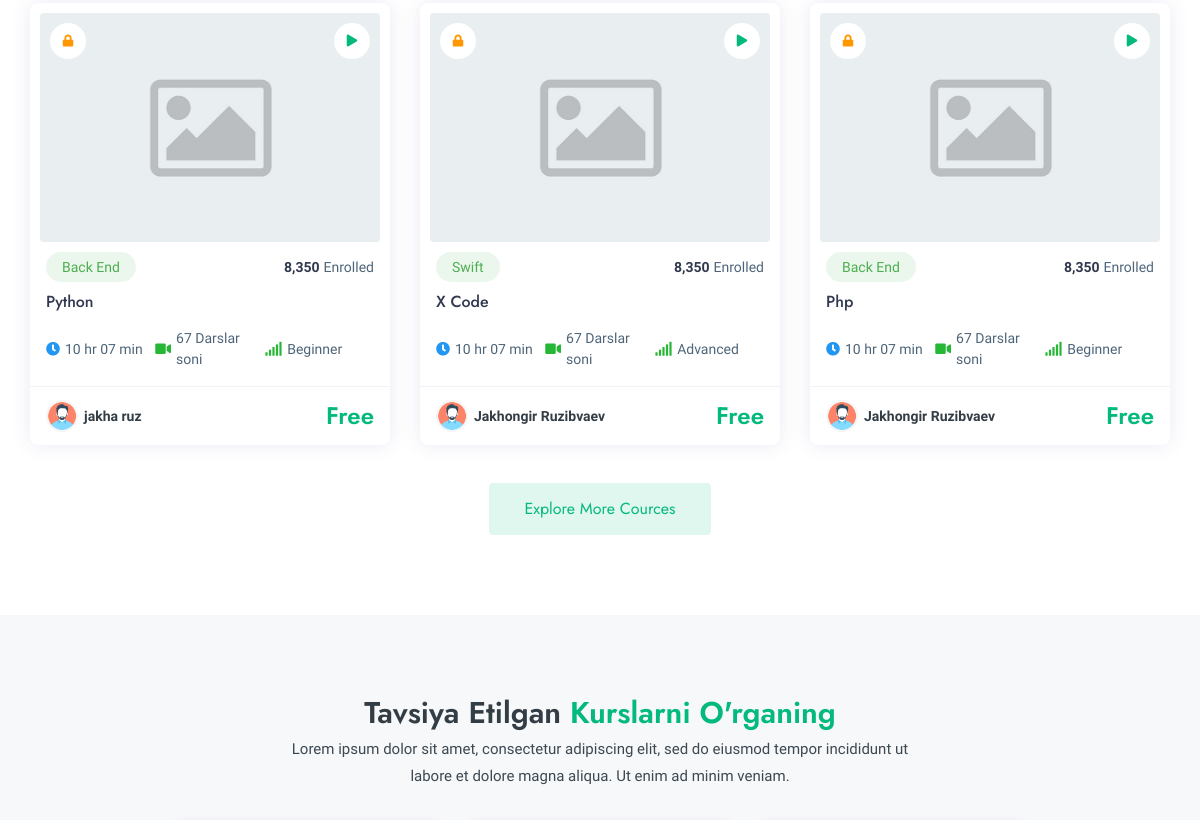
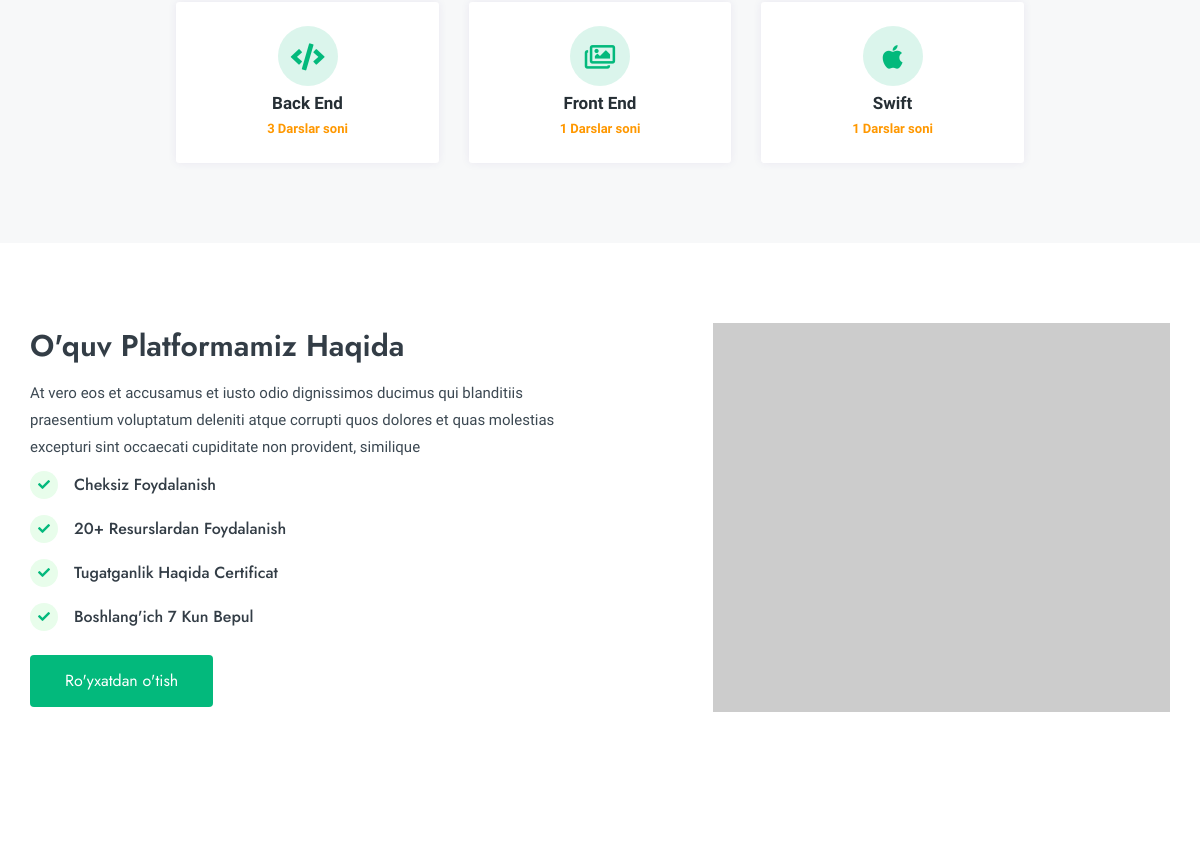
Before: / (middle part) with the older database file (2 pictures, top to bottom).
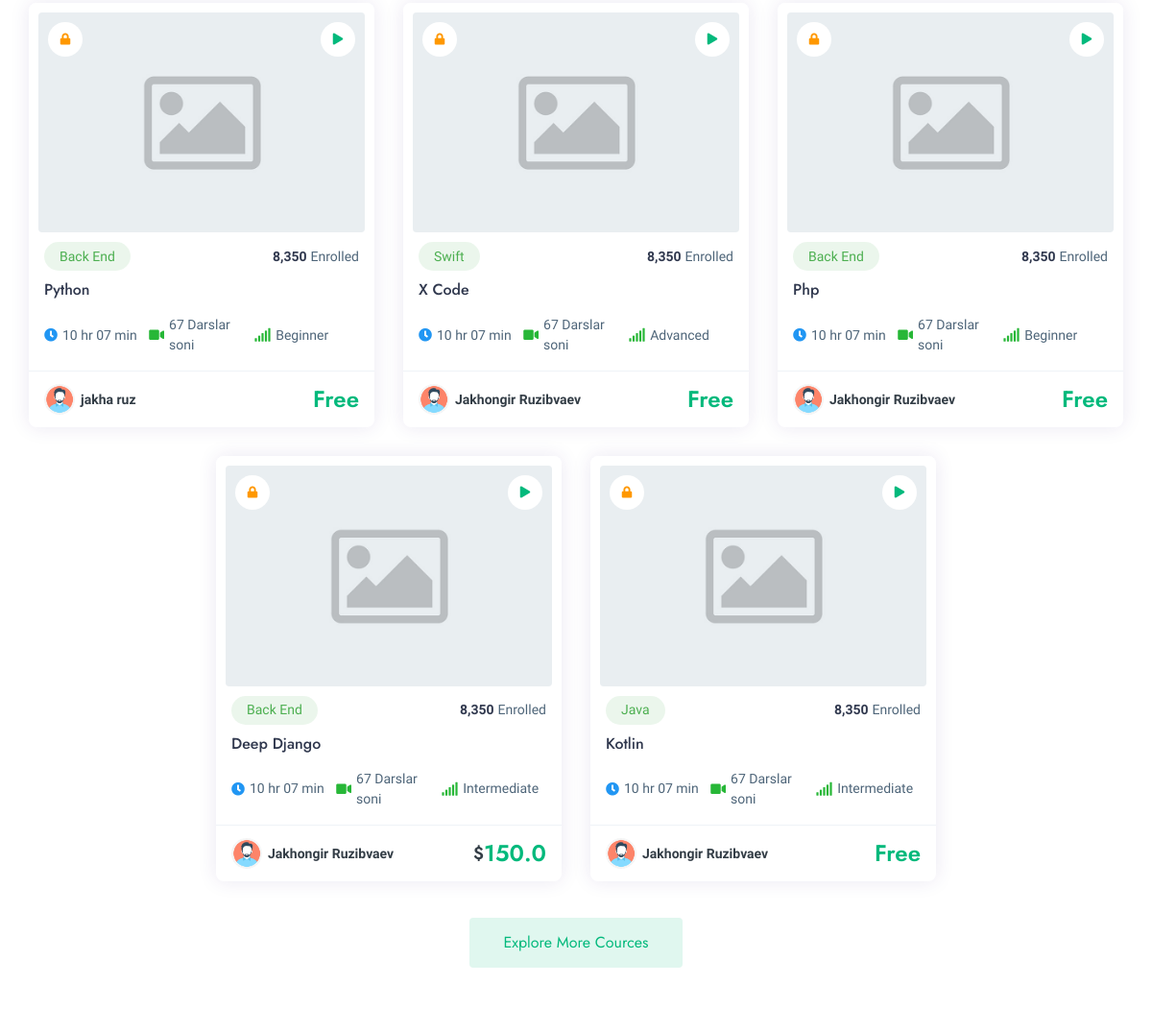
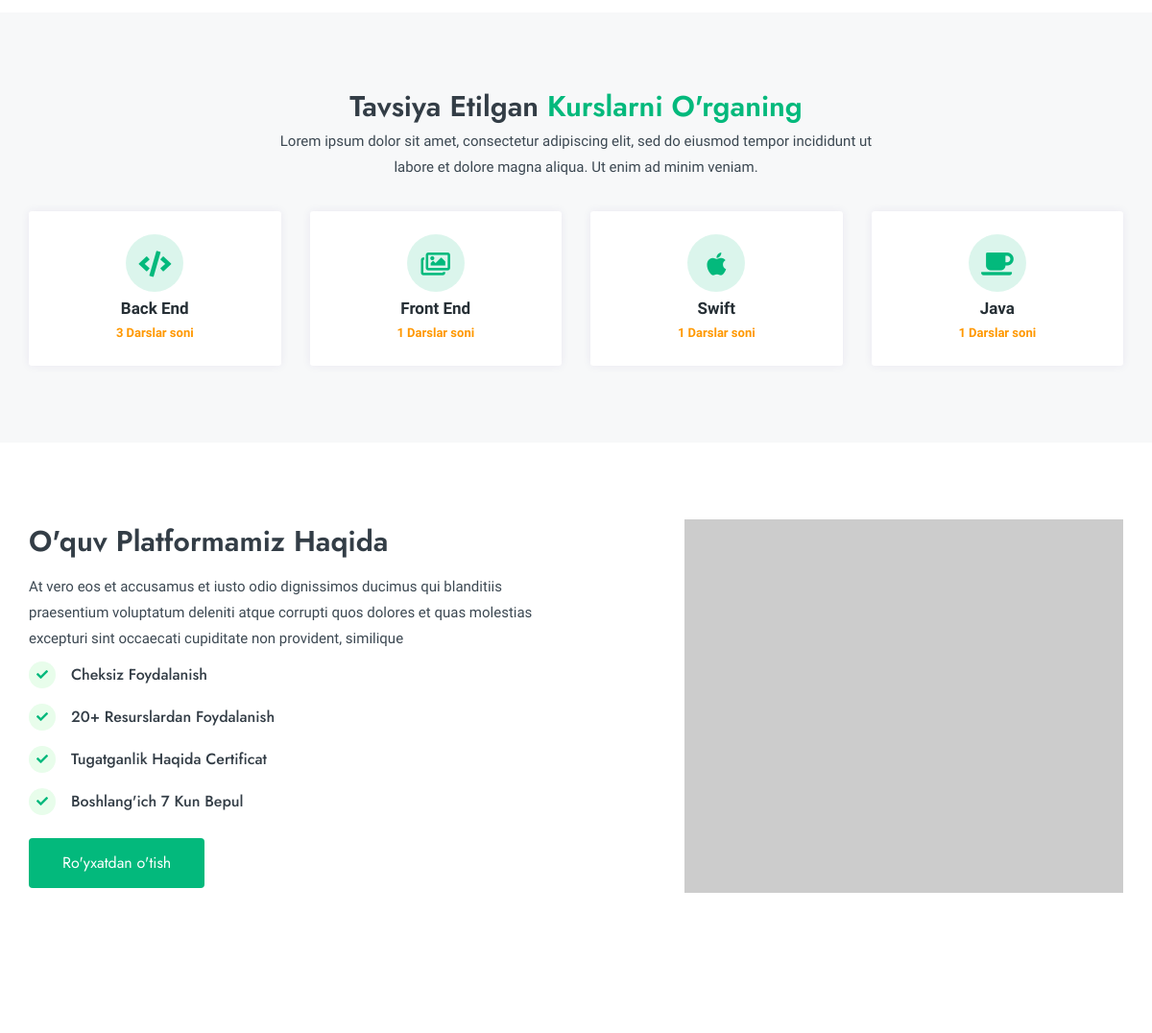
After: the same page with the newer database file (2 pictures, top to bottom).
### academy/models.py (models this page shows, shortened)
class Course(models.Model):
    categories = models.ForeignKey(Category, on_delete=models.CASCADE)
    title = models.CharField(max_length=100)
    description = models.TextField()
    rate = models.FloatField(default=0, validators=[
        MinValueValidator(0.0), MaxValueValidator(5.0)], editable=False)
    overview = models.TextField(blank=True, null=True)
    requirements = models.TextField(blank=True, null=True)
    level = models.CharField(max_length=100, blank=True, null=True, choices=[(
        'Beginner', 'Beginner'), ('Intermediate', 'Intermediate'), ('Advanced', 'Advanced')])
    course_include = models.TextField(blank=True, null=True)
    price = models.FloatField(default=0)
    preview_image = models.ImageField(
        upload_to='course_image/', blank=True, null=True, help_text='Image size should be at least 1200x800')
    author = models.ForeignKey(Instructor, on_delete=models.CASCADE)
    is_active = models.BooleanField(default=False)

class Category(models.Model):
    title = models.CharField(max_length=200)
    icon = models.CharField(
        max_length=25, help_text='https://www.w3schools.com/icons/fontawesome5_icons_alert.asp  https://fontawesome.ru/cheatsheet/\n\tExapmle: fa fa-code')
    number_of_courses = models.IntegerField(default=0)
    is_active = models.BooleanField(default=False)
    def get_image_preview(self):
        if self.icon:
            return mark_safe('<i class="%s"></i>' % self.icon)
        else:
            return 'Image not found'
    def get_count_of_courses_in_category(self):
        return Course.objects.filter(categories=self).count()
    get_image_preview.short_description = 'image'
    get_count_of_courses_in_category.short_description = 'Number of courses'
    number_of_courses = get_count_of_courses_in_category
    def __str__(self):
        return self.title

class Instructor(models.Model):
    firstname = models.CharField(max_length=150)
    lastname = models.CharField(max_length=150)
    email = models.EmailField(max_length=254)
    avatar = models.ImageField(upload_to='avatars/')
    short_description = models.TextField()
    tutor_rating = models.FloatField(default=0, validators=[
        MinValueValidator(0.0), MaxValueValidator(5.0)])
    instagram = models.URLField(blank=True)
    facebook = models.URLField(blank=True)
    linked_in = models.URLField(blank=True)
    git_hub = models.URLField(blank=True)
    portfolio = models.URLField(blank=True)
    registration_date = models.DateTimeField(default=datetime.now())
    def __str__(self):
        return self.firstname + ' ' + self.lastname

### academy/views.py (the view)
# urls.py: path('', views.IndexListView.as_view(), name='index'),
class IndexListView(ListView):
    template_name = 'academy/index.html'
    model = Course
    context_object_name = 'courses'
    def get_context_data(self, **kwargs):
        context = super().get_context_data(**kwargs)
        context['categories'] = Category.objects.all()
        return context
    def get_queryset(self, **kwargs):
        return Course.objects.filter(is_active = True)

### templates/academy/index.html (shortened to what this page needs)
{% extends "academy/base.html" %}
{% load static %}
{% block content %}
			<section>
				<div class="container">
					<div class="row justify-content-center">
						{% if courses %}
							{% for course in courses %}
								<div class="col-xl-4 col-lg-4 col-md-6 col-sm-12">
									<div class="crs_grid">
										<div class="crs_grid_thumb">
											<a href="{% url 'course-detail' course.author.id %}" class="crs_detail_link">
												<img src="{{ course.preview_image.url }}" class="img-fluid rounded" alt="" />
											</a>
											<div class="crs_video_ico">
												<i class="fa fa-play"></i>
											</div>
											<div class="crs_locked_ico">
												<i class="fa fa-lock"></i>
											</div>
										</div>
										<div class="crs_grid_caption">
											<div class="crs_flex">
												<div class="crs_fl_first">
														<div class="crs_cates cl_8"><span>{{ course.categories }}</span></div>
												</div>
												<div class="crs_fl_last">
													<div class="crs_inrolled"><strong>8,350</strong>Enrolled</div>
												</div>
											</div>
											<div class="crs_title">
												<h4>
													<a href="{% url 'course-detail' course.id %}" class="crs_title_link">
														{{ course.title }}
													</a>
												</h4>
											</div>
											<div class="crs_info_detail">
												<ul>
													<li><i class="fa fa-clock text-info"></i><span>10 hr 07 min</span></li>
													<li><i class="fa fa-video text-success"></i><span>67 Darslar soni</span></li>
													<li><i class="fa fa-signal text-success "></i><span>{{ course.level }}</span></li>
												</ul>
											</div>
										</div>
										<div class="crs_grid_foot">
											<div class="crs_flex">
												<div class="crs_fl_first">
													<div class="crs_tutor">
														<div class="crs_tutor_thumb">
															<a href="{% url 'instructor-detail' course.author.id %}">
																<img src="{{course.author.avatar.url}}" class="img-fluid circle" alt="" />
															</a>
														</div>
														<div class="crs_tutor_name">
															<a href="{% url 'instructor-detail' course.author.id %}">
																{{ course.author }}
															</a>
														</div>
													</div>
												</div>
												<div class="crs_fl_last">
													<div class="crs_price">
														<h2>
															{% if  course.price != 0 %}
																<span class="currency">$</span>
																<span class="theme-cl">{{ course.price }}</span>
															{% else %}
																<span class="theme-cl">Free</span>
															{% endif %}
														</h2>
													</div>
												</div>
											</div>
										</div>
									</div>
								</div>
							{% endfor %}
						{% else %}
							<p>not found</p>
						{% endif %}
					</div>
					<div class="row justify-content-center">
						<div class="col-lg-7 col-md-8 mt-2">
							<div class="text-center">
								<a href="{% url 'list-layout-with-sidebar' %}" class="btn btn-md theme-bg-light theme-cl">
									Explore More Cources
								</a>
							</div>
						</div>
					</div>
				</div>
			</section>
			<section class="min gray">
				<div class="container">
					<div class="row justify-content-center">
						<div class="col-lg-7 col-md-8">
							<div class="sec-heading center">
								<h2>Tavsiya Etilgan<span class="theme-cl"> Kurslarni O'rganing </span></h2>
								<p>Lorem ipsum dolor sit amet, consectetur adipiscing elit, sed do eiusmod tempor incididunt ut labore et dolore magna aliqua. Ut enim ad minim veniam.</p>
							</div>
						</div>
					</div>
					<div class="row justify-content-center">
						{% if categories %}
							{% for category in categories %}
								{% if category.is_active == True %}
									<div class="col-xl-3 col-lg-4 col-md-4 col-sm-6">
										<div class="crs_cate_wrap style_2">
											<a href="{% url 'list-layout-with-sidebar' %}" class="crs_cate_box">
												<div class="crs_cate_icon"><i class="{{category.icon}}"></i></div>
												<div class="crs_cate_caption"><span>{{ category.title }}</span></div>
												<div class="crs_cate_count"><span>{{ category.number_of_courses }} Darslar soni</span></div>
											</a>
										</div>
									</div>
								{% endif %}
							{% endfor %}
						{% endif %}
					</div>
				</div>
			</section>
			<section>
				<div class="container">
					<div class="row align-items-center justify-content-between mb-5">
						<div class="col-xl-6 col-lg-6 col-md-6 col-sm-12">
							<div class="lmp_caption">
								<h2 class="mb-3">O'quv platformamiz haqida</h2>
								<p>At vero eos et accusamus et iusto odio dignissimos ducimus qui blanditiis praesentium voluptatum deleniti atque corrupti quos dolores et quas molestias excepturi sint occaecati cupiditate non provident, similique</p>
								<div class="mb-3 mr-4 ml-lg-0 mr-lg-4">
									<div class="d-flex align-items-center">
									<div class="rounded-circle bg-light-success theme-cl p-2 small d-flex align-items-center justify-content-center">
										<i class="fas fa-check"></i>
									</div>
									<h6 class="mb-0 ml-3">Cheksiz foydalanish</h6>
									</div>
								</div>
								<div class="mb-3 mr-4 ml-lg-0 mr-lg-4">
									<div class="d-flex align-items-center">
									<div class="rounded-circle bg-light-success theme-cl p-2 small d-flex align-items-center justify-content-center">
										<i class="fas fa-check"></i>
									</div>
									<h6 class="mb-0 ml-3">20+ Resurslardan foydalanish</h6>
									</div>
								</div>
								<div class="mb-3 mr-4 ml-lg-0 mr-lg-4">
									<div class="d-flex align-items-center">
									<div class="rounded-circle bg-light-success theme-cl p-2 small d-flex align-items-center justify-content-center">
										<i class="fas fa-check"></i>
									</div>
									<h6 class="mb-0 ml-3">tugatganlik haqida Certificat</h6>
									</div>
								</div>
								<div class="mb-3 mr-4 ml-lg-0 mr-lg-4">
									<div class="d-flex align-items-center">
									<div class="rounded-circle bg-light-success theme-cl p-2 small d-flex align-items-center justify-content-center">
										<i class="fas fa-check"></i>
									</div>
									<h6 class="mb-0 ml-3">Boshlang'ich 7 kun bepul</h6>
									</div>
								</div>
								<div class="text-left mt-4"><a href="{% url 'signup' %}" class="btn btn-md text-light theme-bg">Ro'yxatdan o'tish</a></div>
							</div>
						</div>
						<div class="col-xl-5 col-lg-5 col-md-6 col-sm-12">
							<div class="lmp_thumb">
								<img src="https://via.placeholder.com/1000x850" class="img-fluid" alt="" />
							</div>
						</div>
					</div>
				</div>
			</section>
			<section class="pt-0">
				<div class="container">
					<div class="row align-items-center justify-content-between">
						<div class="col-xl-5 col-lg-5 col-md-6 col-sm-12">
						</div>
					</div>
				</div>
			</section>
{% endblock content %}

### templates/academy/base.html (shortened to what this page needs)
{% load static %}
<!DOCTYPE html>
<html lang="zxx">
	<head>
        <link href="{% static 'assets/css/styles.css' %}" rel="stylesheet">
    </head>
    <body>
		<div id="main-wrapper">
        {% block content %}{% endblock content %}
		</div>
	</body>
</html>

Changed rows visible on the page:
now on this page (row edited): Course: preview_image (picture), categories "Back End", title "Deep Django", level "Intermediate", author.avatar (picture), author "Jakhongir Ruzibvaev", price "150.0"
added Course: preview_image (picture), categories "Java", title "Kotlin", level "Intermediate", author.avatar (picture), author "Jakhongir Ruzibvaev", price "Free"
added Category: title "Java", number_of_courses "1"
